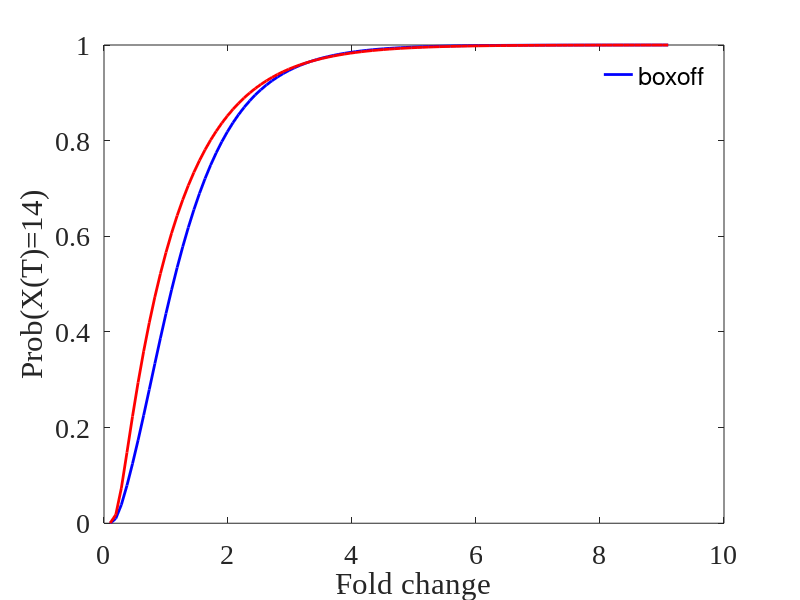

Here is the MATLAB script that generated this plot:

clear


BF=0.3;  %%% Time fraction SDTF is unbound
co=5;     %%% the ratio of the rewrapping rates to the unwrapping rates 'b_1/a_1'
h=1.2;  %%% the cooperativity constant 'h' 
open=0.05;  %%% the initial unwrapping rate 'a_1'

 for i=1:15
    DNAopen(i)=open*(h)^(i-1);
    DNAclose(i)=co*open*(h)^(-i+1);
end


on=100;  %%%% 
off=on/(1/BF-1);


%DNAopen(end)=0;
DNAclose(end-1)=0;
DNAclose(end)=0;





%%%Define the transition probability matrix (See SI Eq 2)
Qone=zeros(15,15);
Qtwo=zeros(15,15);
for i=1:14
    Qone(i,i+1)=DNAopen(i);     
    Qone(i+1,i)=DNAclose(i);
end


for i=1:14  
    Qtwo(i,i+1)=DNAopen(i);     
    Qtwo(i+1,i)=0*DNAclose(i); %%For Figure 3, we assume the SDTF effect range is from state 0 to state 14 (i.e. infinite effect range)
end

Q3=zeros(15,15);
Q33=Q3;
Q4=zeros(15,15);
for i=1:15
    Q3(i,i)=on;
    Q33(i,i)=on/2;
    Q4(i,i)=off;
end



mu=zeros(1,30); %%% Initial probability 
mu(1)=1;
M=101;     
Fold=zeros(M,1); %%% m-fold change to the unwrapping rates
maxMfold=30;  %%% Maximum fold change
Prob_os=zeros(M,1); %%%Full DNA eviction probability under the oscillatory signal
Prob_const=zeros(M,1); %%%Full DNA eviction probability under the non-oscillatory signal
 
for k=1:M
    m=0.1+(10-1)*(k-1)/(M-1); %%% m indicates the fold change
    Fold(k)=(m);
    Q1=m*Qone;
    Q2=m*Qtwo;  
    Q=[Q1,Q3;Q4,Q2]; %%%Define the transition probability matrix when the osillcatory signal is on the on-phase (See SI Eq 2)
    QQ=[Q1,0*Q3;Q4,Q2]; %%%Define the transition probability matrix when the osillcatory signal is on the off-phase (See SI Eq 2)
    Qc=[Q1,Q33;Q4,Q2]; %%%Define the transition probability matrix under the non-osillcatory signal (See SI Eq 2)

    for i=1:30
        Q(i,i)=-sum(Q(i,:));
        QQ(i,i)=-sum(QQ(i,:));
        Qc(i,i)=-sum(Qc(i,:));
    end

   
    
     
    PP=mu*expm(Q*60)*expm(QQ*60)*expm(Q*60)*expm(QQ*60)*expm(Q*60)*expm(QQ*60);
    Pc=mu*expm(Qc*360);
    Prob_os(k)=PP(15)+PP(30);
    Prob_const(k)=Pc(15)+Pc(30);   
end


figure
plot(Fold,Prob_os,'b','linewidth',2,'displayname','Oscillatory SDTF')
hold on
plot(Fold,Prob_const,'r','linewidth',2,'displayname','Constant SDTF')
hold on

set(gca,'fontsize',20,'fontname','Times New Roman')
legend('boxoff','Location','best')
xlabel('Fold change')
ylabel('Prob(X(T)=14)')

